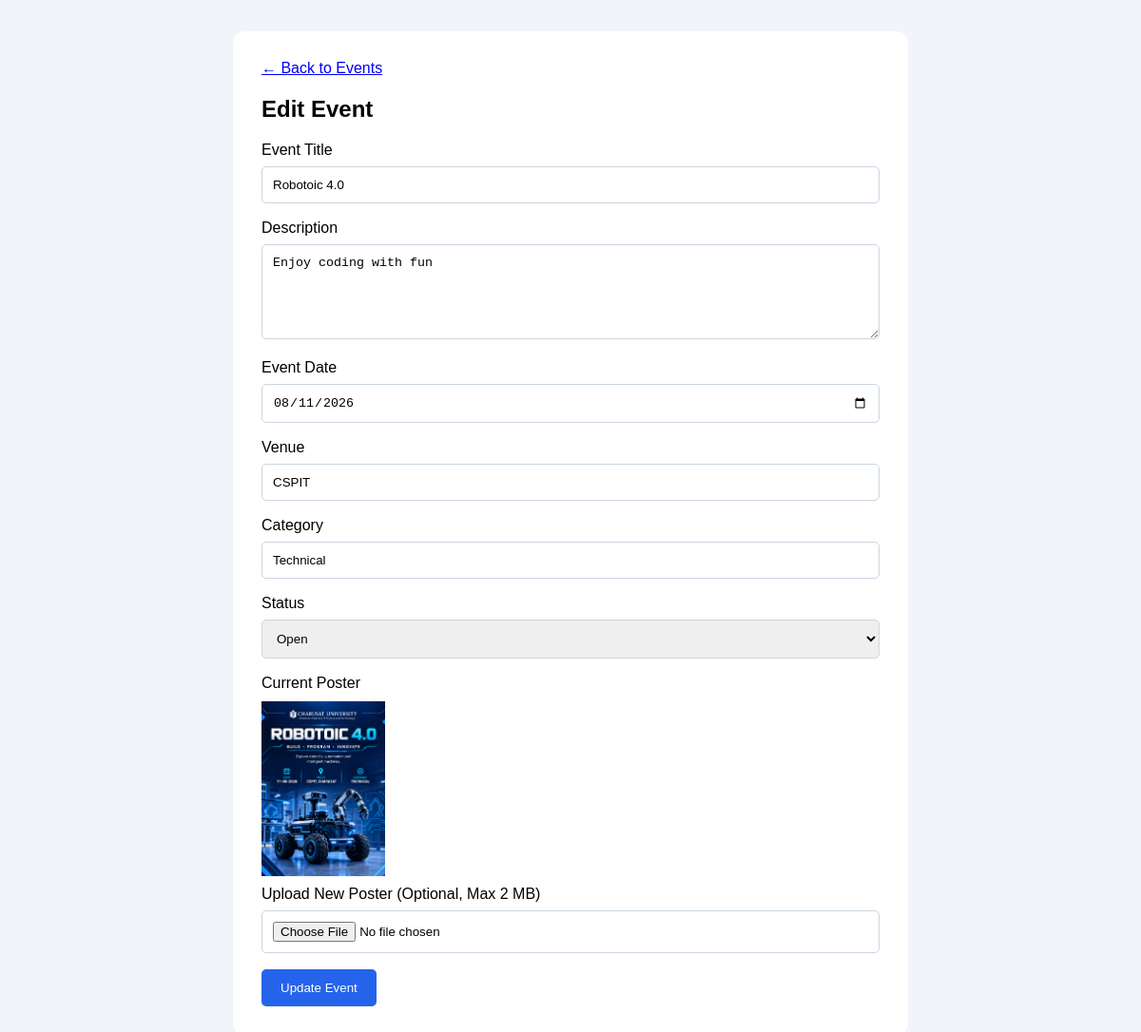
/admin/edit_event.php?id=4 (signed in), run on the app's committed database.
### tables this page shows
CREATE TABLE `events` (
  `id` int(11) NOT NULL,
  `title` varchar(180) NOT NULL,
  `description` text NOT NULL,
  `event_date` date NOT NULL,
  `venue` varchar(180) NOT NULL,
  `category` varchar(60) NOT NULL,
  `status` enum('Open','Closed') NOT NULL DEFAULT 'Open',
  `poster` varchar(255) DEFAULT NULL,
  `created_at` timestamp NOT NULL DEFAULT current_timestamp(),
  `updated_at` timestamp NOT NULL DEFAULT current_timestamp() ON UPDATE current_timestamp()
);

### admin/edit_event.php (the view, shortened to what this page needs)
<?php
require_once "../config/db.php";
$id = filter_input(INPUT_GET, 'id', FILTER_VALIDATE_INT);
$stmt = $conn->prepare("SELECT * FROM events WHERE id = ?");
$stmt->bind_param("i", $id);
$stmt->execute();
$result = $stmt->get_result();
$event = $result->fetch_assoc();
?>
<!DOCTYPE html>
<html lang="en">
<head>
</head>
<body>
<div class="form-box">
    <a href="events.php">← Back to Events</a>
    <h2>Edit Event</h2>
    <form method="POST" enctype="multipart/form-data">
        <label>Event Title</label>
        <input
            type="text"
            name="title"
            maxlength="180"
            value="<?= htmlspecialchars($event['title']) ?>"
            required
        >
        <label>Description</label>
        <textarea name="description" required><?= htmlspecialchars($event['description']) ?></textarea>
        <label>Event Date</label>
        <input
            type="date"
            name="event_date"
            value="<?= htmlspecialchars($event['event_date']) ?>"
            required
        >
        <label>Venue</label>
        <input
            type="text"
            name="venue"
            maxlength="180"
            value="<?= htmlspecialchars($event['venue']) ?>"
            required
        >
        <label>Category</label>
        <input
            type="text"
            name="category"
            maxlength="60"
            value="<?= htmlspecialchars($event['category']) ?>"
            required
        >
        <label>Status</label>
        <select name="status" required>
            <option value="Open" <?= $event['status'] === 'Open' ? 'selected' : '' ?>>
                Open
            </option>
        </select>
        <label>Current Poster</label>
        <?php
        $currentPosterPath = dirname(__DIR__)
            . "/uploads/" . basename($event['poster'] ?? "");
        ?>
        <?php if (
            !empty($event['poster']) &&
            is_file($currentPosterPath)
        ): ?>
            <img
                src="../uploads/<?= rawurlencode(basename($event['poster'])) ?>"
                alt="Current poster"
            >
        <?php else: ?>
            <p>Poster Not Available</p>
        <?php endif; ?>
        <label>Upload New Poster (Optional, Max 2 MB)</label>
        <input
            type="file"
            name="poster"
            accept="image/jpeg,image/png,image/webp"
        >
        <button type="submit">Update Event</button>
    </form>
</div>
</body>
</html>

### admin/edit_event.php (style rules this page uses)
body { font-family: Arial, sans-serif; background: #f1f5f9; padding: 25px; }
.form-box { max-width: 650px; margin: auto; background: white; padding: 30px; border-radius: 12px; }
input, textarea, select { width: 100%; padding: 11px; margin: 8px 0 17px; border: 1px solid #cbd5e1; border-radius: 5px; box-sizing: border-box; }
textarea { min-height: 100px; }
button { background: #2563eb; color: white; padding: 12px 20px; border: none; border-radius: 5px; cursor: pointer; }
img { width: 130px; display: block; margin: 10px 0; }

### data on the page
events: title "Robotoic 4.0", description "Enjoy coding with fun", event_date "08/11/2026", venue "CSPIT", category "Technical", status "Open", poster (picture)
